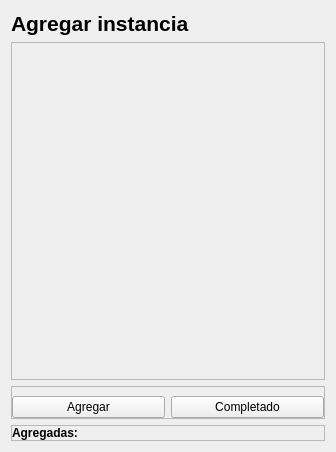
<?xml version="1.0" encoding="UTF-8"?>
<ui version="4.0">
 <class>Form</class>
 <widget class="QWidget" name="Form">
  <property name="geometry">
   <rect>
    <x>0</x>
    <y>0</y>
    <width>336</width>
    <height>452</height>
   </rect>
  </property>
  <property name="windowTitle">
   <string>Agregar instancia</string>
  </property>
  <layout class="QVBoxLayout" name="verticalLayout">
   <item>
    <widget class="QLabel" name="label">
     <property name="font">
      <font>
       <pointsize>16</pointsize>
       <weight>75</weight>
       <bold>true</bold>
      </font>
     </property>
     <property name="text">
      <string>Agregar instancia</string>
     </property>
    </widget>
   </item>
   <item>
    <widget class="QScrollArea" name="scrollArea">
     <property name="widgetResizable">
      <bool>true</bool>
     </property>
     <widget class="QWidget" name="scrollAreaWidgetContents">
      <property name="geometry">
       <rect>
        <x>0</x>
        <y>0</y>
        <width>316</width>
        <height>339</height>
       </rect>
      </property>
      <property name="sizePolicy">
       <sizepolicy hsizetype="Expanding" vsizetype="Expanding">
        <horstretch>0</horstretch>
        <verstretch>0</verstretch>
       </sizepolicy>
      </property>
      <widget class="QWidget" name="formLayoutWidget">
       <property name="geometry">
        <rect>
         <x>0</x>
         <y>0</y>
         <width>311</width>
         <height>351</height>
        </rect>
       </property>
       <layout class="QFormLayout" name="formLayout">
        <property name="leftMargin">
         <number>5</number>
        </property>
        <property name="topMargin">
         <number>5</number>
        </property>
        <property name="rightMargin">
         <number>5</number>
        </property>
        <property name="bottomMargin">
         <number>5</number>
        </property>
       </layout>
      </widget>
     </widget>
    </widget>
   </item>
   <item>
    <widget class="QFrame" name="frame">
     <property name="frameShape">
      <enum>QFrame::StyledPanel</enum>
     </property>
     <property name="frameShadow">
      <enum>QFrame::Raised</enum>
     </property>
     <layout class="QHBoxLayout" name="horizontalLayout">
      <property name="leftMargin">
       <number>0</number>
      </property>
      <property name="rightMargin">
       <number>0</number>
      </property>
      <property name="bottomMargin">
       <number>0</number>
      </property>
      <item>
       <widget class="QPushButton" name="btnAgregar">
        <property name="text">
         <string>Agregar</string>
        </property>
       </widget>
      </item>
      <item>
       <widget class="QPushButton" name="btnCompletado">
        <property name="text">
         <string>Completado</string>
        </property>
       </widget>
      </item>
     </layout>
    </widget>
   </item>
   <item>
    <widget class="QFrame" name="frame_2">
     <property name="frameShape">
      <enum>QFrame::StyledPanel</enum>
     </property>
     <property name="frameShadow">
      <enum>QFrame::Raised</enum>
     </property>
     <layout class="QHBoxLayout" name="horizontalLayout_2">
      <property name="spacing">
       <number>0</number>
      </property>
      <property name="leftMargin">
       <number>0</number>
      </property>
      <property name="topMargin">
       <number>0</number>
      </property>
      <property name="rightMargin">
       <number>0</number>
      </property>
      <property name="bottomMargin">
       <number>0</number>
      </property>
      <item>
       <widget class="QLabel" name="label_2">
        <property name="sizePolicy">
         <sizepolicy hsizetype="Maximum" vsizetype="Preferred">
          <horstretch>0</horstretch>
          <verstretch>0</verstretch>
         </sizepolicy>
        </property>
        <property name="font">
         <font>
          <pointsize>9</pointsize>
          <weight>75</weight>
          <bold>true</bold>
         </font>
        </property>
        <property name="text">
         <string>Agregadas:  </string>
        </property>
       </widget>
      </item>
      <item>
       <widget class="QLabel" name="labelInstanciasAgregadas">
        <property name="font">
         <font>
          <pointsize>9</pointsize>
          <weight>75</weight>
          <italic>false</italic>
          <bold>true</bold>
         </font>
        </property>
        <property name="styleSheet">
         <string notr="true"/>
        </property>
        <property name="text">
         <string/>
        </property>
       </widget>
      </item>
     </layout>
    </widget>
   </item>
  </layout>
 </widget>
 <resources/>
 <connections/>
</ui>
